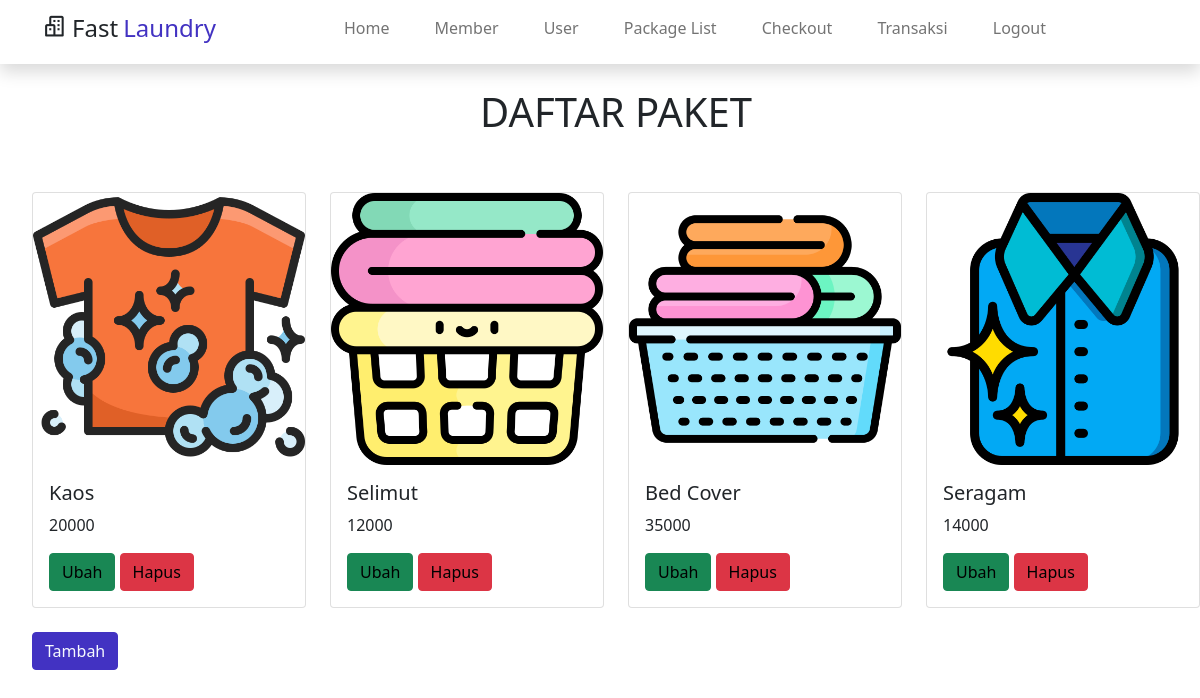
The app's page /tampil_paket.php (signed in) with its own data.
### tables this page shows
CREATE TABLE `paket` (
  `id` int(11) NOT NULL,
  `jenis` enum('Seragam','Selimut','Bed Cover','Kaos') NOT NULL,
  `harga` int(11) NOT NULL,
  `foto` varchar(225) NOT NULL
);

### tampil_paket.php (the view)
<?php
include "header.php";
?>
<ul>
    <br>
    <h3>
    <center><small class="display-6">DAFTAR PAKET</small></center>
    </h3>
    <br>
<br>
<div class="row">
    <?php
    include "koneksi.php";
    $qry_paket = mysqli_query($conn, "select * from paket");
    while ($dt_paket = mysqli_fetch_array($qry_paket)) {
    ?>
        <div class="col-md-3">
            <div class="card">
                <img src="foto_paket/<?= $dt_paket['foto'] ?>" class="card-img-top">
                <div class="card-body">
                    <h5 class="card-title"><?= $dt_paket['jenis'] ?></h5>
                    <p class="card-text"><?= $dt_paket['harga'] ?></p>
                    <td><a href="ubah_paket.php?id=<?= $dt_paket['id'] ?>" class="btn btn-success">Ubah</a>
                        <a href="hapus_paket.php?id=<?= $dt_paket['id'] ?>" onclick="return confirm('Apakah anda yakin menghapus data ini?')" class="btn btn-danger">Hapus</a>
                    </td>
                </div>
            </div>
        </div>
    <?php
    }
    ?>
</div>
<br>
<a class="btn btn-primary" href="tambah_paket.php" role="button">Tambah</a>
<?php
include "footer.php";
?>

### assets/css/templatemo.css (style rules this page uses)
html { font-family: 'Open Sans', sans-serif; }
p, a { font-weight: 400; }

### records on screen
paket: foto (picture), jenis "Kaos", harga "20000"
paket: foto (picture), jenis "Selimut", harga "12000"
paket: foto (picture), jenis "Bed Cover", harga "35000"
paket: foto (picture), jenis "Seragam", harga "14000"
